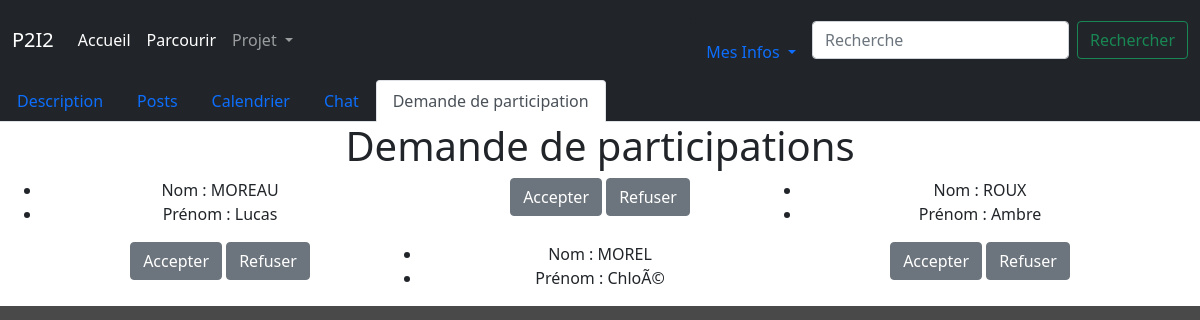
The app's page /sub/30/demandes (signed in), older data.
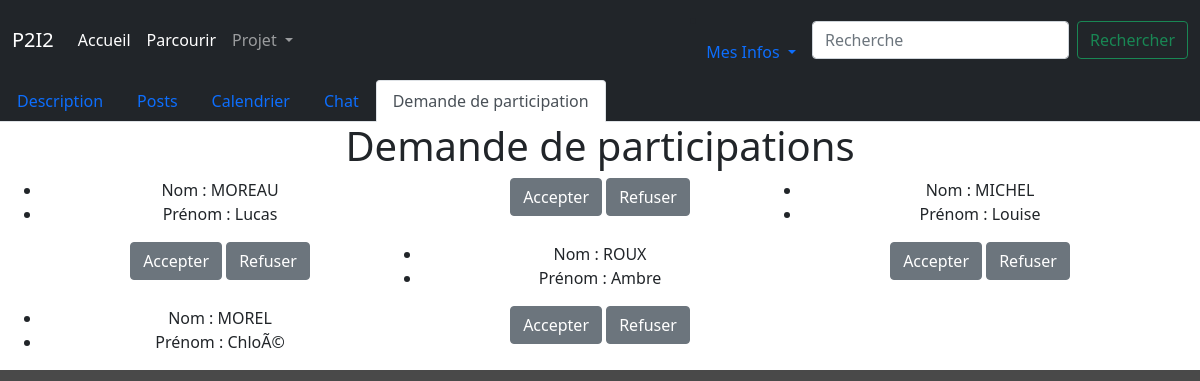
The same page, newer data.
### tables this page shows
CREATE TABLE demande_participation(sub INTEGER NOT NULL,utilisateur INTEGER NOT NULL, PRIMARY KEY(sub,utilisateur),FOREIGN KEY(sub) REFERENCES subs(numéro_projet),FOREIGN KEY(utilisateur) REFERENCES utilisateurs(id_user));

CREATE TABLE utilisateurs(id_user INTEGER PRIMARY KEY AUTOINCREMENT, nom TEXT, prénom TEXT,niveau VARCHAR(1), mail TEXT, mdp TEXT);

### app.py (the view)
@app.route('/sub/<id>/demandes')
def demande(id):
     if test_verif():
          if test_id_sub(id):
               if is_owner(id,session.get('id')):
                    db = sqlite3.connect('database.db')
                    cursor = db.cursor()
                    cursor.execute("SELECT utilisateur,nom,prénom FROM demande_participation JOIN utilisateurs WHERE id_user=utilisateur AND sub = ?",(id,))
                    data=cursor.fetchall()
                    db.close()
                    return render_template("participants.html",id=id,data=data)
               else :
                    return render_template('erreur.html',message="Accès refusé",description="Vous n'êtes pas le créateur du projet")
          else:
               return redirect('/')
     else:
          return render_template('erreur.html',message="Accès refusé",description="Vous n'avez pas les droits d'accès nécessaires")

### app.py (called while the page is built)
@app.context_processor
def handle_context():
    return dict(os=os)

def test_id_sub(id):
     db = sqlite3.connect('database.db')
     cursor = db.cursor()
     cursor.execute(""" SELECT description FROM subs WHERE numéro_projet=?""",(id,))
     test=cursor.fetchall()
     db.close()
     if test!=[]:
          return True
     else:
          return False

def test_verif():
     db = sqlite3.connect('database.db')
     cursor = db.cursor()
     cursor.execute(""" SELECT niveau FROM utilisateurs WHERE id_user=?""",(str(session.get('id')),))
     test=cursor.fetchall()[0][0]
     db.close()
     if test=='B':
          return False
     else:
          return True

def is_owner(id,user):
     db = sqlite3.connect('database.db')
     cursor = db.cursor()
     cursor.execute(""" SELECT * FROM subs WHERE numéro_projet=? AND créé_par=?""",(id,user))
     test=cursor.fetchall()
     db.close()
     if test!=[]:
          return True
     else:
          return False

### templates/participants.html (shortened to what this page needs)
{% extends 'layout.html' %}
{% block content %}
<ul class="nav nav-tabs navbar-dark bg-dark">
    <li class="nav-item">
      <a class="nav-link" aria-current="page" href="/sub/{{ id }} ">Description</a>
    </li>
    <li class="nav-item">
      <a class="nav-link" aria-current="page" href="/sub/{{ id }}/post">Posts</a>
    </li>
    <li class="nav-item">
      <a class="nav-link">Calendrier</a>
    </li>
    <li class="nav-item">
        <a class="nav-link">Chat</a>
    </li>
    <li class="nav-item">
        <a class="nav-link active">Demande de participation</a>
    </li>
</ul>
<div class="container text-center">
    <div class = "row">
        <h1> Demande de participations</h1>
    </div>
    <div class = "row">
        {% for item in data %}
        <ul class="col-4">
            <li>Nom : {{item[1]}}</li>
            <li>Prénom : {{item[2]}}</li>
        </ul>
        <div class="col-4">
            <a class="btn btn-secondary" href="/{{id}}/accepter/{{item[0]}}">Accepter</a>
            <a class="btn btn-secondary" href="/{{id}}/refuser/{{item[0]}}">Refuser </a>
        </div>
        {% endfor %}
    </div>
</div>
{% endblock %}

### templates/layout.html (shortened to what this page needs)
<!DOCTYPE html>
<html lang="en">
<head>
  {% block head %}
    <link rel="stylesheet" href="/static/styles/stylehome.css" type="text/css">
    <link href="https://cdn.jsdelivr.net/npm/bootstrap@5.1.3/dist/css/bootstrap.min.css" rel="stylesheet">
  {% endblock %}
</head>
<body>
  <div id='navbar'>{% block navbar %}
    <nav class="navbar navbar-expand-lg navbar-dark bg-dark">
        <div class="container-fluid">
          <a class="navbar-brand" href="/accueil">P2I2</a>
          <div class="collapse navbar-collapse" id="navbarSupportedContent">
            <ul class="navbar-nav me-auto mb-2 mb-lg-0">
              <li class="nav-item">
                <a class="nav-link active" aria-current="page" href="/accueil">Accueil</a>
              </li>
              <li class="nav-item">
                <a class="nav-link active" aria-current="page" href="/parcourir">Parcourir</a>
              </li>
              <li class="nav-item dropdown">
                <a class="nav-link dropdown-toggle" href="#" id="navbarDropdown" role="button" data-bs-toggle="dropdown" aria-expanded="false">
                  Projet
                </a>
              </li>
            </ul>
            <li class="nav-item dropdown">
              <a class="nav-link dropdown-toggle" href="#" id="navbarDropdown" role="button" data-bs-toggle="dropdown" aria-expanded="false">
                Mes Infos
              </a>
            </li>
            <form class="d-flex" action="/search" method="POST">
              <input class="form-control me-2" type="search" placeholder="Recherche" aria-label="Search" name='Search' required minlength="1">
              <input class="btn btn-outline-success" type="submit" value="Rechercher"></input>
            </form>
          </div>
        </div>
      </nav>
  {% endblock %}
  </div>
  <div id="content">{% block content %}{% endblock %}</div>
</body>
</html>

### static/styles/stylehome.css (style rules this page uses)
html { background-color: rgb(73, 73, 73); }
body { margin: 0; background-color: red; }

Row changes from the older to the newer data that the page shows:
added demande_participation: nom "MICHEL", prénom "Louise"
